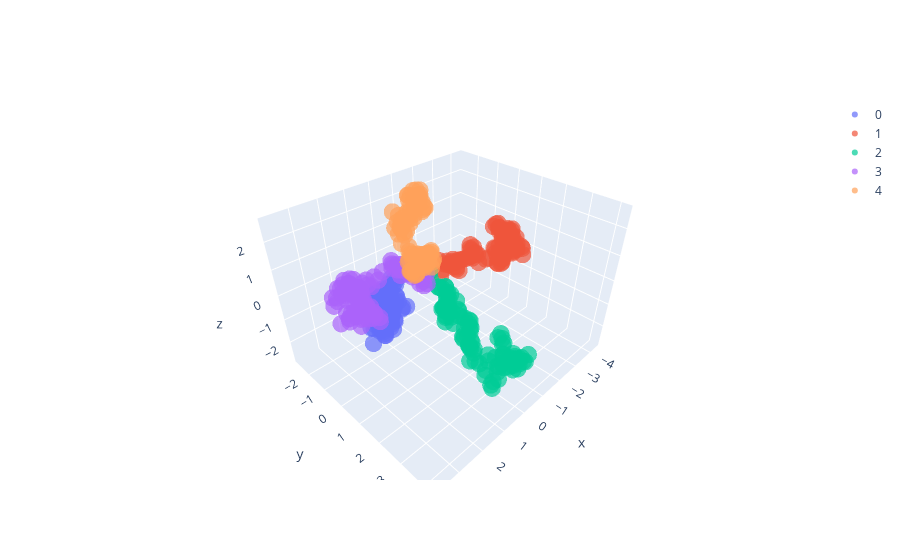

Write notebook code for a chart like this one.
### Code cell
plotter(normalize(xs), 'o')
